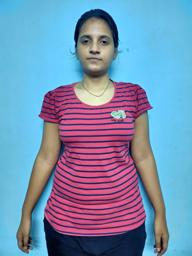
#> input picture WebD_File/uploads/example.jpg, 192 x 256 px, found by its file name; its folder holds only this picture in this run
$ python -i skin_tone_detection.py   (imports and definitions only)
#> lines starting #> are read from the running program, lines starting #| are printed output that depends on the picture; after the words box and inside, x2 and y2 are one past the last pixel; in counts of white or black regions, pixels touching at a corner belong together
# -*- coding: utf-8 -*-
"""skin_tone_detection.ipynb

Automatically generated by Colaboratory.

Original file is located at
    https://colab.research.google.com/drive/1qsQQMLApaXBZGjGkAOcgy9O2U7A8Xdqm
"""

#!pip install imutils

import numpy as np
import cv2
from sklearn.cluster import KMeans
from collections import Counter
import imutils
import pprint
from matplotlib import pyplot as plt
import random
import os

def extractSkin(image):
  # minRange for min skin color Rnage
  # maxRange for maximum skin color Range
  minRange = np.array([100,133,77],np.uint8)
  maxRange = np.array([235,173,127],np.uint8)
  #image = cv2.imread(r"C:\Users\lenovo\Documents\skin\t3.jpg")
  img = image.copy()

  # change our image bgr to ycr using cvtcolor() method
  YCRimage = cv2.cvtColor(img,cv2.COLOR_BGR2YCR_CB)
  # apply min or max range on skin area in our image
  skinArea = cv2.inRange(YCRimage,minRange,maxRange)
  detectedSkin = cv2.bitwise_and(img, img, mask = skinArea)

  return detectedSkin

def removeBlack(estimator_labels, estimator_cluster):


  # Check for black
  hasBlack = False

  # Get the total number of occurance for each color
  occurance_counter = Counter(estimator_labels)


  # Quick lambda function to compare to lists
  compare = lambda x, y: Counter(x) == Counter(y)

  # Loop through the most common occuring color
  for x in occurance_counter.most_common(len(estimator_cluster)):

    # Quick List comprehension to convert each of RBG Numbers to int
    color = [int(i) for i in estimator_cluster[x[0]].tolist() ]


    # Check if the color is [0,0,0] that if it is black
    if compare(color , [0,0,0]) == True:
      # delete the occurance
      del occurance_counter[x[0]]
      # remove the cluster
      hasBlack = True
      estimator_cluster = np.delete(estimator_cluster,x[0],0)
      break


  return (occurance_counter,estimator_cluster,hasBlack)

def getColorInformation(estimator_labels, estimator_cluster,hasThresholding=False):

  # Variable to keep count of the occurance of each color predicted
  occurance_counter = None

  # Output list variable to return
  colorInformation = []


  #Check for Black
  hasBlack =False

  # If a mask has be applied, remove th black
  if hasThresholding == True:

    (occurance,cluster,black) = removeBlack(estimator_labels,estimator_cluster)
    occurance_counter =  occurance
    estimator_cluster = cluster
    hasBlack = black

  else:
    occurance_counter = Counter(estimator_labels)

  # Get the total sum of all the predicted occurances
  totalOccurance = sum(occurance_counter.values())


  # Loop through all the predicted colors
  for x in occurance_counter.most_common(len(estimator_cluster)):

    index = (int(x[0]))

    # Quick fix for index out of bound when there is no threshold
    index =  (index-1) if ((hasThresholding & hasBlack)& (int(index) !=0)) else index

    # Get the color number into a list
    color = estimator_cluster[index].tolist()

    # Get the percentage of each color
    color_percentage= (x[1]/totalOccurance)

    #make the dictionay of the information
    colorInfo = {"cluster_index":index , "color": color , "color_percentage" : color_percentage }

    # Add the dictionary to the list
    colorInformation.append(colorInfo)


  return colorInformation

def extractDominantColor(image,number_of_colors=5,hasThresholding=False):

  # Quick Fix Increase cluster counter to neglect the black(Read Article)
  if hasThresholding == True:
    number_of_colors +=1

  # Taking Copy of the image
  img = image.copy()

  # Convert Image into RGB Colours Space
  img = cv2.cvtColor(img,cv2.COLOR_BGR2RGB)

  # Reshape Image
  img = img.reshape((img.shape[0]*img.shape[1]) , 3)

  #Initiate KMeans Object
  estimator = KMeans(n_clusters=number_of_colors, random_state=0)

  # Fit the image
  estimator.fit(img)

  # Get Colour Information
  colorInformation = getColorInformation(estimator.labels_,estimator.cluster_centers_,hasThresholding)
  return colorInformation


def get_image():
    image = cv2.imread(r"C:\Users\lenovo\Documents\Invincible-Myntra\WebD_File\uploads\example.jpg")
#> image is the input picture: shape (256, 192, 3); mean B, G, R 176.4, 144.9, 119

    image = imutils.resize(image,width=250)
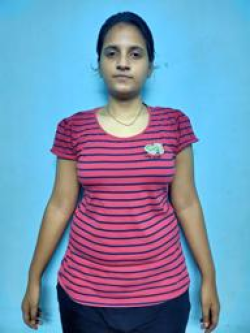
#> image: shape (333, 250, 3); mean B, G, R 176.3, 144.8, 118.9

    # Apply Skin Mask
    skin = extractSkin(image)
#> in extractSkin, `YCRimage = cv2.cvtColor(img,cv2.COLOR_BGR2YCR_CB)`: YCRimage: shape (333, 250, 3); mean of channels 0, 1, 2 140.7, 112.5, 148.1
#> in extractSkin, `skinArea = cv2.inRange(YCRimage,minRange,maxRange)`:
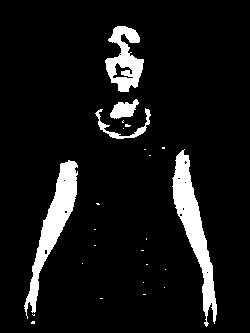
#> skinArea: shape (333, 250); 8.5% white; 25 white regions (20 under 20 px), largest, box (x1, y1, x2, y2) and area: (172, 149, 217, 327) 2561, (24, 160, 78, 319) 2351, (105, 26, 144, 92) 1385, (95, 108, 151, 139) 348, (110, 99, 139, 119) 344
#> in extractSkin, `detectedSkin = cv2.bitwise_and(img, img, mask = skinArea)`:
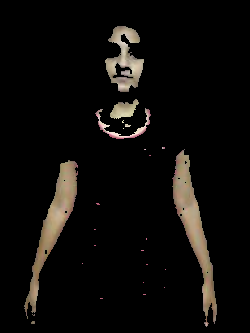
#> detectedSkin: shape (333, 250, 3); mean B, G, R 10.1, 12.2, 14

    # Find the dominant color. Default is 1 , pass the parameter 'number_of_colors=N' where N is the specified number of colors
    dominantColors = extractDominantColor(skin,hasThresholding=True)
#> dominantColors = 5 items


    dom_list = dominantColors[0]['color']   #RGB format of skin tone of user
#> dom_list = [169.1, 147.5, 119.1]

    dark_path = r"C:\Users\lenovo\Documents\skin\dark_cloth"
    dark_list = []
    for root, dirs, files in os.walk(dark_path):
      dark_list += files

    medium_path = r"C:\Users\lenovo\Documents\skin\medium_cloth"
    medium_list = []
    for root, dirs, files in os.walk(medium_path):
      medium_list += files

    light_path = r"C:\Users\lenovo\Documents\skin\light_cloth"
    light_list = []
    for root, dirs, files in os.walk(light_path):
      light_list += files


    print("Recommended cloths according to your complexion")

    if (dom_list[0] > 233 and dom_list[0] < 250) and (dom_list[1] > 190 and dom_list[1] < 226) and (dom_list[2] > 170 and dom_list[2] < 215):   #fair
        return("fair")
        # [8 lines of commented-out code are left out]


    elif (dom_list[0] >= 226 and dom_list[0] < 233) and (dom_list[1] >= 150 and dom_list[1] < 190) and (dom_list[2] >= 130 and dom_list[2] < 170):    #medium
        return("medium")
    # [6 lines of commented-out code are left out]

    elif (dom_list[0] > 168 and dom_list[0] < 226) and (dom_list[1] > 90 and dom_list[1] < 150) and (dom_list[2] > 97 and dom_list[2] < 130):      #dark
        return("dark")
      # [6 lines of commented-out code are left out]

    else:
      return("avg")
      # [11 lines of commented-out code are left out]

>>> result = get_image()
